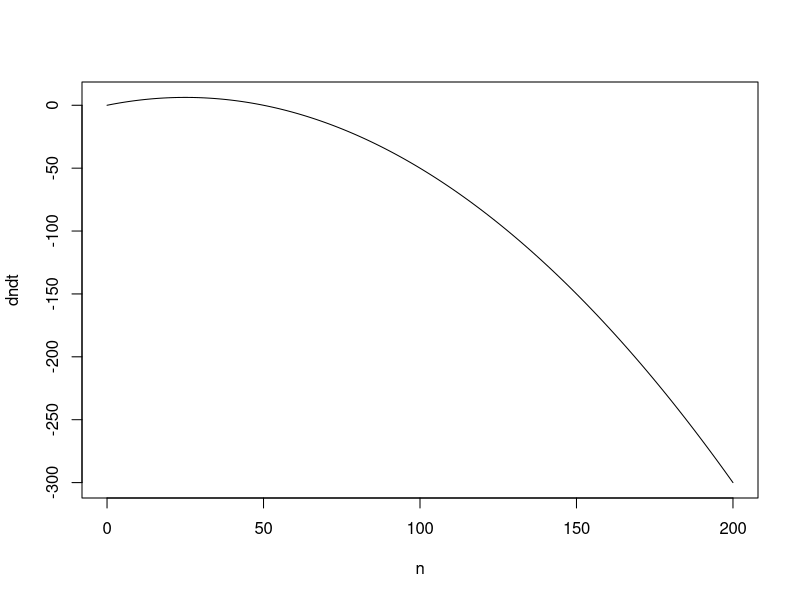

R code for this plot: (Note: this script raises an error after producing the figure.)
rm(list= ls())
#Exercise 1
##a) dndt = r0 * n * (1-(n/K)) - hn
##b) n = K * (1 - h/r0)
##c) h = r0
##d) n >0, h-r0 < 0, stable 
##e) hn = h * K * (1-h/r0)
##f) h = r0 / 2
##g) (h-r0) * x with the same x, the higher the h, it returns to the equilibrium slower

#Exercise 2
#2a)
n = seq(0,200)
r0 = 1
h = 0.5
K = 100
dndt = r0 * n * (1-n/K) - h*n
plot(n, dndt, type = 'l')

#2b)
Growth = function(t, n, P) {
  dndt = P$r0 * n * (1-n/P$K) - P$h * n
  return(list(dndt))
}
timevec = seq(0,100, by=0.1)
P = list(r0=1, K=100, h=0.5)
n0 = 1
output = ode(y=n0, func=Growth, times = timevec, parms = P)
plot(output, main='Fish population growth', ylab = 'Fish population',
     ylim=c(0,100))

#2c)
n_e = P$K * (1 - P$h/P$r0)
abline(n_e, 0, col='red')
n0 = n_e + 20 #choose the start value that is higher than the n_e
output = ode(y=n0, func=Growth, times = timevec, parms = P)
lines(output, col='blue')
abline(v=12.5, lty=2)

#2d)
P = list(r0=1, K=100, h=0.8) #set the h higher at 0.8
n0 = 1
output = ode(y=n0, func=Growth, times = timevec, parms = P)
plot(output, main='Fish population growth', ylab = 'Fish population',
     ylim=c(0,100))
n_e = P$K * (1 - P$h/P$r0)
abline(n_e, 0, col='red') #n_e as the intercept and 0 as the slope
n0 = n_e + 20 #choose the start value that is higher than the n_e
output = ode(y=n0, func=Growth, times = timevec, parms = P)
lines(output, col='blue')

#Exercise 3
#3a) Yes. Because dc/dt = -(c/(Kn+c))*n*K_max, when c goes to infinity, c/(Kn+c) approaches 1, and n is 1 as per cell
#3b) Yes. When c=0, (dc/dt)' = -n*K_max*(1/Kn) <0, so it is stable.
library(deSolve)
CCintake = function(t,c,P) {
  dcdt = -P$n * P$K_max*c/(P$Kn+c)
  return(list(dcdt))
}
P = list(K_max=0.1, Kn=0.5, n=10)
c0 = 1
timevec = seq(0,20,by=0.1)
result = ode(y=c0, func = CCintake, times = timevec, parms = P)
plot(result, main="MM_model", ylab="c")

#3c)dc/dt = I - uc -(c/(Kn+c))*n*K_max
#3d)
CCintake2 = function(t,c,P) {
  dcdt = P$I - P$u*c -P$n * P$K_max*c/(P$Kn+c)
  return(list(dcdt))
}
P = list(K_max=0.1, Kn=0.01, n=100, I=200, u=0.5)
c0 = 1
timevec = seq(0,20,by=0.1)
result = ode(y=c0, func = CCintake2, times = timevec, parms = P)
plot(result, main="ChemoMM_model", ylab="c")
#3e) Yes.
